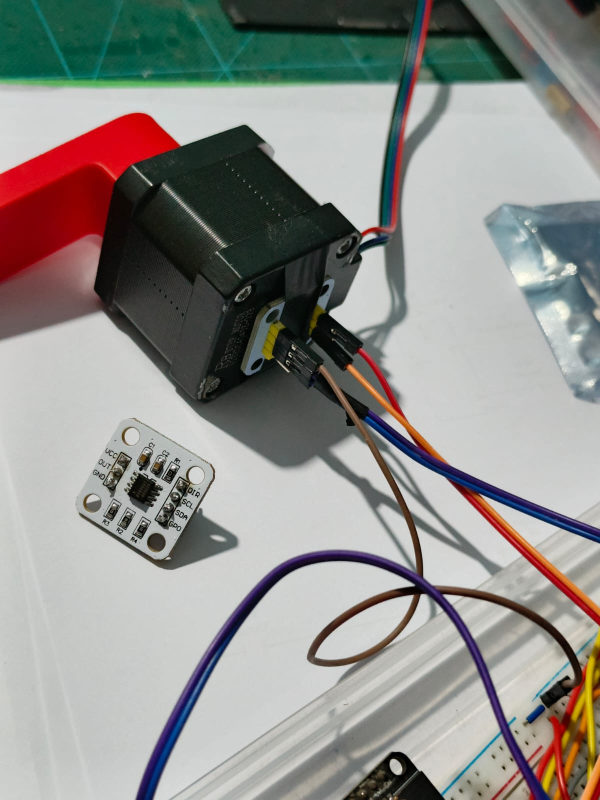
#> input picture image and videos/encoder Mounting.jpeg, 1200 x 1600 px, given in place of video, which was not available (shown at 1/2 size)
$ python code6.py
#> lines starting #> are read from the running program, lines starting #| are printed output that depends on the picture; after the words box and inside, x2 and y2 are one past the last pixel; in counts of white or black regions, pixels touching at a corner belong together; pictures that were not available may be replaced by others from this repository, and a replacement may not be noted
print("SCARA Autopilot: Auto-Homing + Visual Overlay")
import cv2
import numpy as np
import serial
import time

esp32_port = 'COM4'
try:
    esp32 = serial.Serial(esp32_port, 115200, timeout=0.1)
    print(f"Connected to ESP32 on {esp32_port}")
except:
    print(f"Error: Could not open {esp32_port}. Is Arduino Serial Monitor closed?")
    exit()

camera_url = "http://192.168.0.181:8080/video"
cap = cv2.VideoCapture(camera_url)

if not cap.isOpened():
    print("Error connecting to camera.")
    exit()

# --- CALIBRATION CONSTANTS ---
ROBOT_BASE_X_PIXEL = 243
ROBOT_BASE_Y_PIXEL = 320
MM_PER_PIXEL = 0.875

# --- COLOR PROFILES ---
lower_green = np.array([40, 100, 100]) # For end-effector sticker
upper_green = np.array([80, 255, 255])

lower_yellow = np.array([20, 100, 100]) # For target objects
upper_yellow = np.array([40, 255, 255])

# --- PHASE 1: VISUAL HOMING ---
print("Locating Green end-effector for calibration...")
homed = False

while not homed:
    success, frame = cap.read()
#> frame is the input picture: shape (1600, 1200, 3); mean B, G, R 139.9, 143.6, 144.4
    if not success: continue

    frame = cv2.resize(frame, (640, 480))
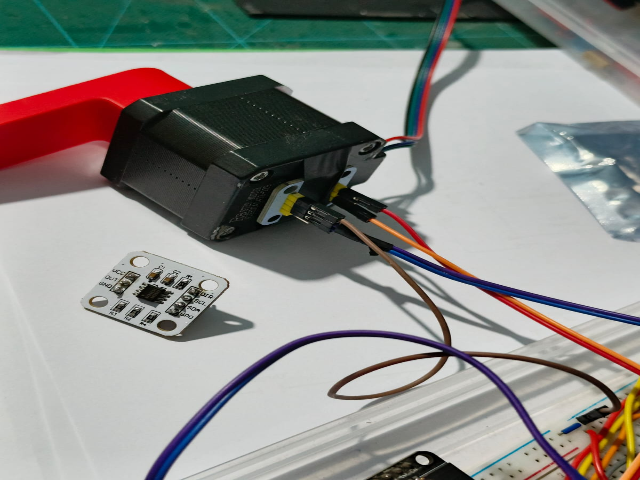
#> frame: shape (480, 640, 3); mean B, G, R 139.8, 143.5, 144.3
    frame = cv2.rotate(frame, cv2.ROTATE_90_COUNTERCLOCKWISE)
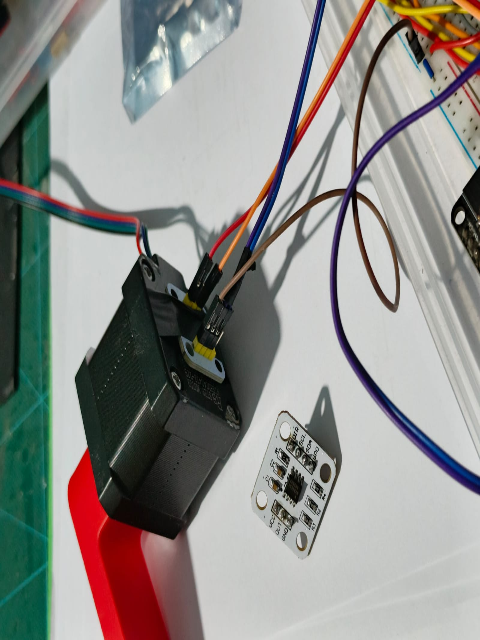
#> frame: shape (640, 480, 3); mean B, G, R 139.8, 143.5, 144.3

    hsv_frame = cv2.cvtColor(frame, cv2.COLOR_BGR2HSV)
#> hsv_frame: shape (640, 480, 3); mean H, S, V 61.1, 48.3, 153.4
    mask = cv2.inRange(hsv_frame, lower_green, upper_green)
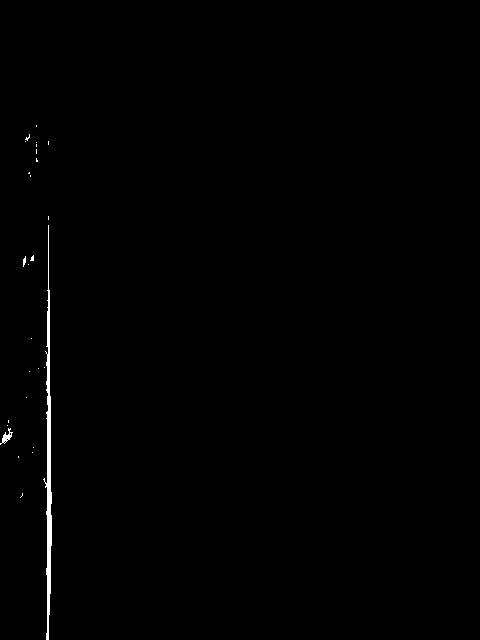
#> mask: shape (640, 480); 0.5% white; 27 white regions (24 under 20 px)
    contours, _ = cv2.findContours(mask, cv2.RETR_TREE, cv2.CHAIN_APPROX_SIMPLE)
#> contours = 31 contours, 29 with area under 20; largest, box (x1, y1, x2, y2) and area: (43, 225, 52, 640) 920, (0, 428, 13, 445) 59

    if len(contours) > 0:
        biggest_contour = max(contours, key=cv2.contourArea)
#> biggest_contour = contour of 92 points, box (x1, y1, x2, y2) (43, 225, 52, 640), area 920
        if cv2.contourArea(biggest_contour) > 200:
            M = cv2.moments(biggest_contour)
#> M = moments, m00 919.5, centre m10/m00, m01/m00 = (48.38, 475)
            if M["m00"] != 0:
                cx = int(M["m10"] / M["m00"])
#> cx = 48
                cy = int(M["m01"] / M["m00"])
#> cy = 474

                real_x = round((ROBOT_BASE_X_PIXEL - cx) * MM_PER_PIXEL, 1)
#> real_x = 170.6
                real_y = round((cy - ROBOT_BASE_Y_PIXEL) * MM_PER_PIXEL, 1)
#> real_y = 134.8

                command = f"VHOME {real_x},{real_y}\n"
                esp32.write(command.encode('utf-8'))
                print(f"End-effector found at X:{real_x}, Y:{real_y}. Homing...")
#> (printed output is left out)

                homed = True
                time.sleep(1) # Allow ESP32 to calculate and reply

    cv2.imshow("SCARA Autopilot", frame)
    if cv2.waitKey(1) & 0xFF == ord('q'): break
#> (key q is pressed here)


# --- PHASE 2: AUTONOMOUS TRACKING ---
robot_ready = False
print("Waiting for 'READY' signal from robot...")

while True:
    # 1. READ INCOMING SERIAL
#> (the run stopped early here; a loop or call above may not have finished)
